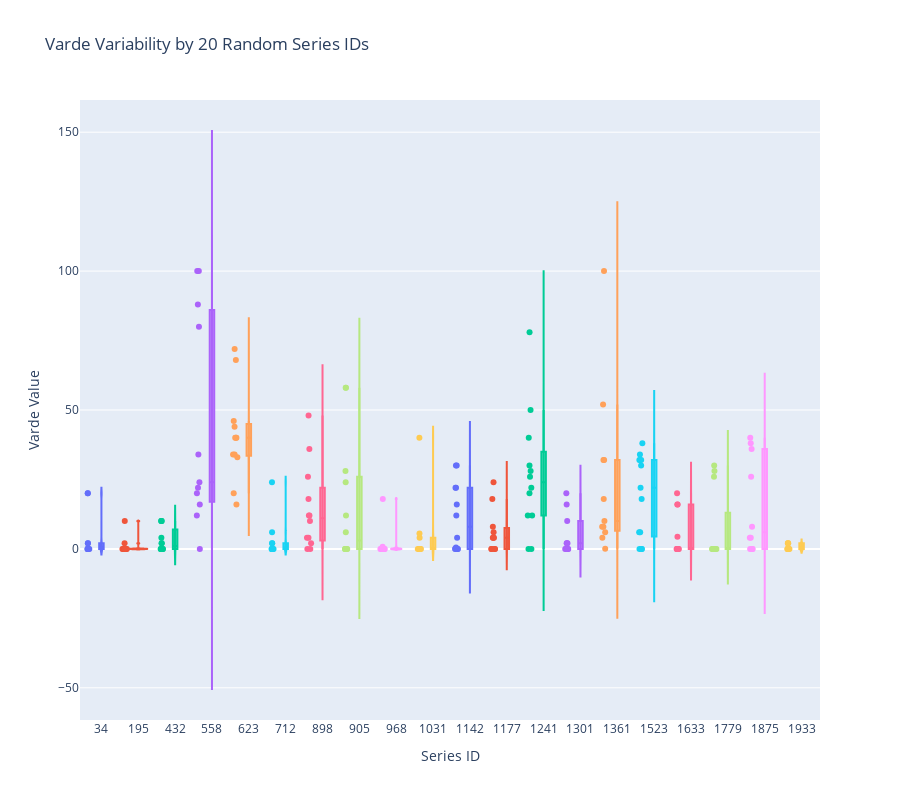

Source (notebook cell):
### Code cell
import pandas as pd
import plotly.express as px
import numpy as np

# Load your dataset
# df = pd.read_csv("your_data.csv")  # Uncomment if loading from a file

# Ensure Series_id is treated as a string
df['Series_id'] = df['Series_id'].astype(str)

# Select 20 random unique Series IDs
random_series_ids = np.random.choice(df['Series_id'].unique(), size=20, replace=False)

# Filter the dataframe to only include selected Series IDs
df_subset = df[df['Series_id'].isin(random_series_ids)]

# Create violin plot
fig = px.violin(
    df_subset, 
    x="Series_id",  # Each Series ID is a separate category
    y="varde",       # varde determines vertical spread
    box=True,        # Show box plot inside violin for more detail
    points="all",    # Show all individual data points
    title="Varde Variability by 20 Random Series IDs",
    labels={"varde": "Varde Value", "Series_id": "Series ID"},
    color="Series_id",  # Different colors for each Series ID,
)

# Improve layout
fig.update_layout(
    height=800,
    xaxis=dict(type="category", tickmode="linear"),  # Ensure discrete x-axis
    showlegend=False
)

fig.show()

### Figure 1 — Plotly figure (JSON) as saved in the notebook; plotly's stock layout.template omitted (floating-point values rounded to 4 significant figures)
{"data": [{"alignmentgroup": "True", "box": {"visible": true}, "hovertemplate": "Series ID=%{x}<br>Varde Value=%{y}<extra></extra>", "legendgroup": "34", "marker": {"color": "#636efa"}, "name": "34", "offsetgroup": "34", "orientation": "v", "points": "all", "scalegroup": "True", "showlegend": true, "type": "violin", "x": ["34", "34", "34", "34", "34", "34", "34", "34", "34", "34"], "x0": " ", "xaxis": "x", "y": [2, 0, 0, 0, 0.01, 0, 0, 2, 20, 20], "y0": " ", "yaxis": "y"}, {"alignmentgroup": "True", "box": {"visible": true}, "hovertemplate": "Series ID=%{x}<br>Varde Value=%{y}<extra></extra>", "legendgroup": "195", "marker": {"color": "#EF553B"}, "name": "195", "offsetgroup": "195", "orientation": "v", "points": "all", "scalegroup": "True", "showlegend": true, "type": "violin", "x": ["195", "195", "195", "195", "195", "195", "195", "195", "195", "195", "195"], "x0": " ", "xaxis": "x", "y": [0, 0, 0, 0, 0, 0, 0, 0, 0, 2, 10], "y0": " ", "yaxis": "y"}, {"alignmentgroup": "True", "box": {"visible": true}, "hovertemplate": "Series ID=%{x}<br>Varde Value=%{y}<extra></extra>", "legendgroup": "432", "marker": {"color": "#00cc96"}, "name": "432", "offsetgroup": "432", "orientation": "v", "points": "all", "scalegroup": "True", "showlegend": true, "type": "violin", "x": ["432", "432", "432", "432", "432", "432", "432", "432", "432", "432", "432", "432"], "x0": " ", "xaxis": "x", "y": [10, 10, 10, 4, 2, 2, 0, 0, 0, 0, 0, 0], "y0": " ", "yaxis": "y"}, {"alignmentgroup": "True", "box": {"visible": true}, "hovertemplate": "Series ID=%{x}<br>Varde Value=%{y}<extra></extra>", "legendgroup": "558", "marker": {"color": "#ab63fa"}, "name": "558", "offsetgroup": "558", "orientation": "v", "points": "all", "scalegroup": "True", "showlegend": true, "type": "violin", "x": ["558", "558", "558", "558", "558", "558", "558", "558", "558", "558", "558"], "x0": " ", "xaxis": "x", "y": [24, 20, 0, 22, 12, 16, 34, 80, 88, 100, 100], "y0": " ", "yaxis": "y"}, {"alignmentgroup": "True", "box": {"visible": true}, "hovertemplate": "Series ID=%{x}<br>Varde Value=%{y}<extra></extra>", "legendgroup": "623", "marker": {"color": "#FFA15A"}, "name": "623", "offsetgroup": "623", "orientation": "v", "points": "all", "scalegroup": "True", "showlegend": true, "type": "violin", "x": ["623", "623", "623", "623", "623", "623", "623", "623", "623", "623", "623", "623"], "x0": " ", "xaxis": "x", "y": [40, 40, 40, 33, 34, 34, 20, 16, 46, 44, 72, 68], "y0": " ", "yaxis": "y"}, {"alignmentgroup": "True", "box": {"visible": true}, "hovertemplate": "Series ID=%{x}<br>Varde Value=%{y}<extra></extra>", "legendgroup": "712", "marker": {"color": "#19d3f3"}, "name": "712", "offsetgroup": "712", "orientation": "v", "points": "all", "scalegroup": "True", "showlegend": true, "type": "violin", "x": ["712", "712", "712", "712", "712", "712", "712", "712", "712", "712"], "x0": " ", "xaxis": "x", "y": [0, 0, 0, 0, 0, 2, 6, 24, 0.01, 2], "y0": " ", "yaxis": "y"}, {"alignmentgroup": "True", "box": {"visible": true}, "hovertemplate": "Series ID=%{x}<br>Varde Value=%{y}<extra></extra>", "legendgroup": "898", "marker": {"color": "#FF6692"}, "name": "898", "offsetgroup": "898", "orientation": "v", "points": "all", "scalegroup": "True", "showlegend": true, "type": "violin", "x": ["898", "898", "898", "898", "898", "898", "898", "898", "898", "898", "898", "898"], "x0": " ", "xaxis": "x", "y": [0, 12, 26, 48, 36, 18, 12, 4, 4, 0, 10, 2], "y0": " ", "yaxis": "y"}, {"alignmentgroup": "True", "box": {"visible": true}, "hovertemplate": "Series ID=%{x}<br>Varde Value=%{y}<extra></extra>", "legendgroup": "905", "marker": {"color": "#B6E880"}, "name": "905", "offsetgroup": "905", "orientation": "v", "points": "all", "scalegroup": "True", "showlegend": true, "type": "violin", "x": ["905", "905", "905", "905", "905", "905", "905", "905", "905", "905", "905", "905"], "x0": " ", "xaxis": "x", "y": [0, 0, 12, 28, 58, 58, 24, 6, 0, 0, 0, 0], "y0": " ", "yaxis": "y"}, {"alignmentgroup": "True", "box": {"visible": true}, "hovertemplate": "Series ID=%{x}<br>Varde Value=%{y}<extra></extra>", "legendgroup": "968", "marker": {"color": "#FF97FF"}, "name": "968", "offsetgroup": "968", "orientation": "v", "points": "all", "scalegroup": "True", "showlegend": true, "type": "violin", "x": ["968", "968", "968", "968", "968", "968", "968", "968", "968", "968", "968", "968", "968"], "x0": " ", "xaxis": "x", "y": [0, 0, 0.76, 18, 0, 0, 0, 0, 0, 0, 0, 0, 0], "y0": " ", "yaxis": "y"}, {"alignmentgroup": "True", "box": {"visible": true}, "hovertemplate": "Series ID=%{x}<br>Varde Value=%{y}<extra></extra>", "legendgroup": "1031", "marker": {"color": "#FECB52"}, "name": "1031", "offsetgroup": "1031", "orientation": "v", "points": "all", "scalegroup": "True", "showlegend": true, "type": "violin", "x": ["1031", "1031", "1031", "1031", "1031", "1031", "1031", "1031", "1031", "1031"], "x0": " ", "xaxis": "x", "y": [4, 0, 0, 0, 0, 0, 0, 0, 5.52, 40], "y0": " ", "yaxis": "y"}, {"alignmentgroup": "True", "box": {"visible": true}, "hovertemplate": "Series ID=%{x}<br>Varde Value=%{y}<extra></extra>", "legendgroup": "1142", "marker": {"color": "#636efa"}, "name": "1142", "offsetgroup": "1142", "orientation": "v", "points": "all", "scalegroup": "True", "showlegend": true, "type": "violin", "x": ["1142", "1142", "1142", "1142", "1142", "1142", "1142", "1142", "1142", "1142", "1142", "1142"], "x0": " ", "xaxis": "x", "y": [12, 0, 0.01, 4, 16, 22, 22, 30, 30, 0.5, 0, 0], "y0": " ", "yaxis": "y"}, {"alignmentgroup": "True", "box": {"visible": true}, "hovertemplate": "Series ID=%{x}<br>Varde Value=%{y}<extra></extra>", "legendgroup": "1177", "marker": {"color": "#EF553B"}, "name": "1177", "offsetgroup": "1177", "orientation": "v", "points": "all", "scalegroup": "True", "showlegend": true, "type": "violin", "x": ["1177", "1177", "1177", "1177", "1177", "1177", "1177", "1177", "1177", "1177", "1177"], "x0": " ", "xaxis": "x", "y": [24, 6, 18, 4, 4, 0, 0, 0, 8, 0, 4], "y0": " ", "yaxis": "y"}, {"alignmentgroup": "True", "box": {"visible": true}, "hovertemplate": "Series ID=%{x}<br>Varde Value=%{y}<extra></extra>", "legendgroup": "1241", "marker": {"color": "#00cc96"}, "name": "1241", "offsetgroup": "1241", "orientation": "v", "points": "all", "scalegroup": "True", "showlegend": true, "type": "violin", "x": ["1241", "1241", "1241", "1241", "1241", "1241", "1241", "1241", "1241", "1241", "1241", "1241"], "x0": " ", "xaxis": "x", "y": [22, 12, 0, 0, 12, 26, 20, 40, 50, 78, 30, 28], "y0": " ", "yaxis": "y"}, {"alignmentgroup": "True", "box": {"visible": true}, "hovertemplate": "Series ID=%{x}<br>Varde Value=%{y}<extra></extra>", "legendgroup": "1301", "marker": {"color": "#ab63fa"}, "name": "1301", "offsetgroup": "1301", "orientation": "v", "points": "all", "scalegroup": "True", "showlegend": true, "type": "violin", "x": ["1301", "1301", "1301", "1301", "1301", "1301", "1301", "1301", "1301", "1301"], "x0": " ", "xaxis": "x", "y": [0.01, 2, 2, 0, 0, 2, 16, 20, 10, 0], "y0": " ", "yaxis": "y"}, {"alignmentgroup": "True", "box": {"visible": true}, "hovertemplate": "Series ID=%{x}<br>Varde Value=%{y}<extra></extra>", "legendgroup": "1361", "marker": {"color": "#FFA15A"}, "name": "1361", "offsetgroup": "1361", "orientation": "v", "points": "all", "scalegroup": "True", "showlegend": true, "type": "violin", "x": ["1361", "1361", "1361", "1361", "1361", "1361", "1361", "1361", "1361", "1361", "1361"], "x0": " ", "xaxis": "x", "y": [10, 100, 6, 8, 8, 4, 0.01, 18, 32, 32, 52], "y0": " ", "yaxis": "y"}, {"alignmentgroup": "True", "box": {"visible": true}, "hovertemplate": "Series ID=%{x}<br>Varde Value=%{y}<extra></extra>", "legendgroup": "1523", "marker": {"color": "#19d3f3"}, "name": "1523", "offsetgroup": "1523", "orientation": "v", "points": "all", "scalegroup": "True", "showlegend": true, "type": "violin", "x": ["1523", "1523", "1523", "1523", "1523", "1523", "1523", "1523", "1523", "1523", "1523", "1523", "1523"], "x0": " ", "xaxis": "x", "y": [22, 34, 18, 30, 0, 0, 0, 6, 6, 32, 38, 32, 32], "y0": " ", "yaxis": "y"}, {"alignmentgroup": "True", "box": {"visible": true}, "hovertemplate": "Series ID=%{x}<br>Varde Value=%{y}<extra></extra>", "legendgroup": "1633", "marker": {"color": "#FF6692"}, "name": "1633", "offsetgroup": "1633", "orientation": "v", "points": "all", "scalegroup": "True", "showlegend": true, "type": "violin", "x": ["1633", "1633", "1633", "1633", "1633", "1633", "1633", "1633", "1633", "1633"], "x0": " ", "xaxis": "x", "y": [0, 0, 0, 16, 16, 20, 4.4, 0, 0, 0], "y0": " ", "yaxis": "y"}, {"alignmentgroup": "True", "box": {"visible": true}, "hovertemplate": "Series ID=%{x}<br>Varde Value=%{y}<extra></extra>", "legendgroup": "1779", "marker": {"color": "#B6E880"}, "name": "1779", "offsetgroup": "1779", "orientation": "v", "points": "all", "scalegroup": "True", "showlegend": true, "type": "violin", "x": ["1779", "1779", "1779", "1779", "1779", "1779", "1779", "1779", "1779", "1779", "1779", "1779"], "x0": " ", "xaxis": "x", "y": [0, 28, 30, 0, 0, 0, 0, 0, 0, 0, 0, 26], "y0": " ", "yaxis": "y"}, {"alignmentgroup": "True", "box": {"visible": true}, "hovertemplate": "Series ID=%{x}<br>Varde Value=%{y}<extra></extra>", "legendgroup": "1875", "marker": {"color": "#FF97FF"}, "name": "1875", "offsetgroup": "1875", "orientation": "v", "points": "all", "scalegroup": "True", "showlegend": true, "type": "violin", "x": ["1875", "1875", "1875", "1875", "1875", "1875", "1875", "1875", "1875", "1875"], "x0": " ", "xaxis": "x", "y": [8, 4, 0, 0, 0, 4, 26, 38, 40, 36], "y0": " ", "yaxis": "y"}, {"alignmentgroup": "True", "box": {"visible": true}, "hovertemplate": "Series ID=%{x}<br>Varde Value=%{y}<extra></extra>", "legendgroup": "1933", "marker": {"color": "#FECB52"}, "name": "1933", "offsetgroup": "1933", "orientation": "v", "points": "all", "scalegroup": "True", "showlegend": true, "type": "violin", "x": ["1933", "1933", "1933", "1933", "1933", "1933", "1933", "1933", "1933"], "x0": " ", "xaxis": "x", "y": [0, 2, 2, 2, 0.01, 0.01, 0, 0, 0], "y0": " ", "yaxis": "y"}], "layout": {"height": 800, "legend": {"title": {"text": "Series ID"}, "tracegroupgap": 0}, "showlegend": false, "title": {"text": "Varde Variability by 20 Random Series IDs"}, "violinmode": "overlay", "xaxis": {"anchor": "y", "categoryarray": ["34", "195", "432", "558", "623", "712", "898", "905", "968", "1031", "1142", "1177", "1241", "1301", "1361", "1523", "1633", "1779", "1875", "1933"], "categoryorder": "array", "domain": [0, 1], "tickmode": "linear", "title": {"text": "Series ID"}, "type": "category"}, "yaxis": {"anchor": "x", "domain": [0, 1], "title": {"text": "Varde Value"}}}}
